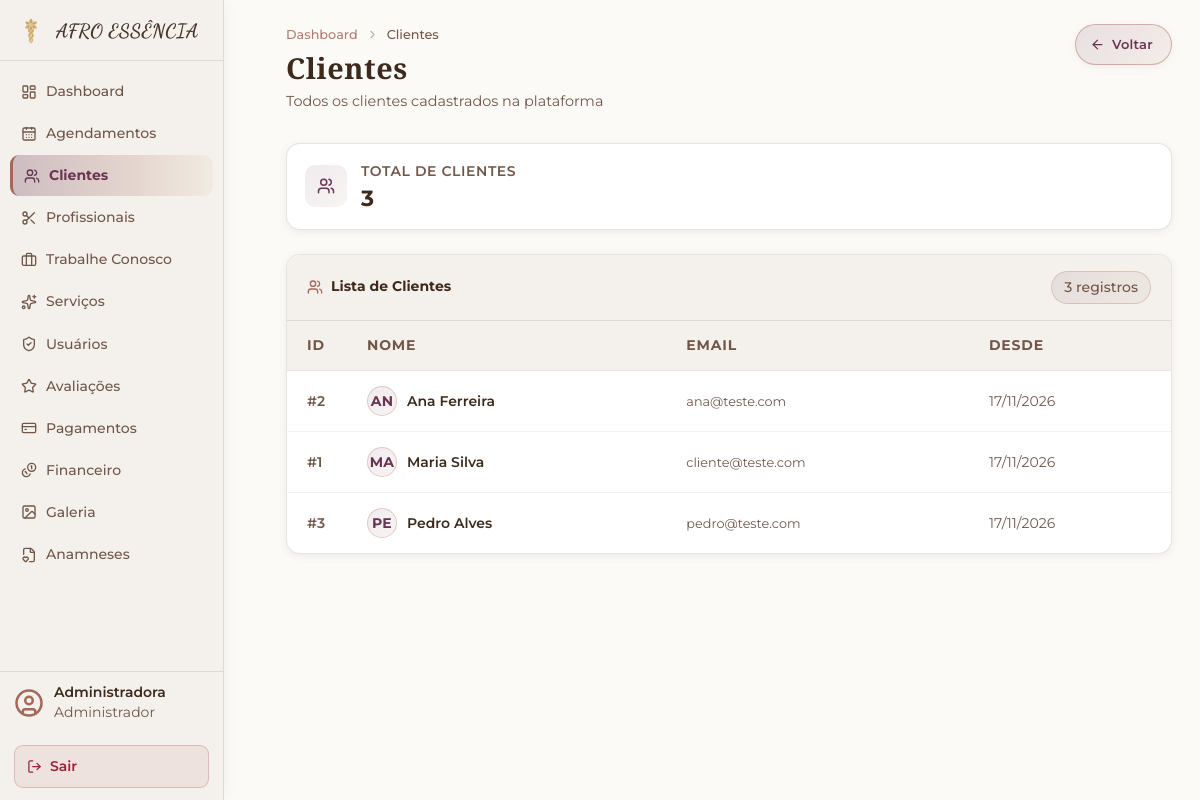
/dashboard/clientes (signed in), run on the app's committed database.
### tables this page shows
CREATE TABLE `clientes` (
  `id`              int(11) NOT NULL AUTO_INCREMENT,
  `usuario_id`      int(11) NOT NULL,
  `data_nascimento` date    DEFAULT NULL,
  `instagram`       varchar(80) DEFAULT NULL,
  `observacoes`     text    DEFAULT NULL,
  `created_at`      timestamp NOT NULL DEFAULT current_timestamp(),
  PRIMARY KEY (`id`),
  KEY `fk_cliente_usuario` (`usuario_id`),
  CONSTRAINT `fk_cliente_usuario` FOREIGN KEY (`usuario_id`) REFERENCES `usuarios` (`id`) ON DELETE CASCADE
);

CREATE TABLE `usuarios` (
  `id`           int(11)      NOT NULL AUTO_INCREMENT,
  `nome`         varchar(120) NOT NULL,
  `email`        varchar(180) NOT NULL,
  `senha`        varchar(255) NOT NULL,
  `tipo_usuario` enum('admin','profissional','cliente') NOT NULL DEFAULT 'cliente',
  `telefone`     varchar(20)  DEFAULT NULL,
  `foto`         varchar(255) DEFAULT NULL,
  `status`       enum('ativo','inativo') NOT NULL DEFAULT 'ativo',
  `created_at`   timestamp    NOT NULL DEFAULT current_timestamp(),
  `updated_at`   timestamp    NOT NULL DEFAULT current_timestamp() ON UPDATE current_timestamp(),
  PRIMARY KEY (`id`),
  UNIQUE KEY `email` (`email`)
);

### app/controllers/BaseController.php (called while the page is built, shortened)
<?php
class BaseController
{
    protected function view(string $path, array $data = []): void
    {
        extract($data);
        $viewFile = __DIR__ . "/../views/" . $path . ".php";
        require $viewFile;
    }
}

### app/controllers/DashboardController.php (called while the page is built, shortened)
<?php
class DashboardController extends BaseController
{
    public function clientes()
    {
        $mensagem = $_SESSION['success'] ?? null;
        $erro     = $_SESSION['erro']    ?? null;
        $clientes = (new ClienteDAO())->findAll();
        $this->view('dashboard/admin/clientes', [
            'clientes' => $clientes,
            'mensagem' => $mensagem,
            'erro'     => $erro,
        ]);
    }
}

### config/database.example.php (called while the page is built, shortened)
<?php
if (!defined('APP_PUBLIC_URL')) {
    $protocol = (!empty($_SERVER['HTTPS']) && $_SERVER['HTTPS'] !== 'off') ? 'https' : 'http';
    $host     = $_SERVER['HTTP_HOST'] ?? 'localhost';
}
class Database {
    private static $conn = null;
    public static function getConnection() {
        if (self::$conn === null) {
            $host   = defined('DB_HOST')   ? DB_HOST   : 'localhost';
            $name   = defined('DB_NAME')   ? DB_NAME   : 'afro_essencia';
            $user   = defined('DB_USER')   ? DB_USER   : 'root';
            $pass   = defined('DB_PASS')   ? DB_PASS   : '';
            $charset = 'utf8mb4';
            try {
                self::$conn = new PDO(
                    "mysql:host={$host};dbname={$name};charset={$charset}",
                    $user,
                    $pass
                );
                self::$conn->setAttribute(PDO::ATTR_ERRMODE, PDO::ERRMODE_EXCEPTION);
                self::$conn->setAttribute(PDO::ATTR_DEFAULT_FETCH_MODE, PDO::FETCH_ASSOC);
                self::$conn->setAttribute(PDO::ATTR_EMULATE_PREPARES, false);
            } catch (PDOException $e) {
                error_log('DB Connection error: ' . $e->getMessage());
                http_response_code(500);
                die("<h2>Erro interno. Tente novamente em instantes.</h2>");
            }
        }
        return self::$conn;
    }
}

### app/dao/BaseDAO.php (called while the page is built, shortened)
<?php
class BaseDAO {
    public function __construct() {
        $this->conn = Database::getConnection();
    }
}

### app/dao/ClienteDAO.php (called while the page is built, shortened)
<?php
class ClienteDAO extends BaseDAO
{
    public function findAll(): array
    {
        return $this->conn->query(
            "SELECT c.id, c.usuario_id, u.nome, u.email, u.status,
                    c.data_nascimento, c.instagram, c.created_at
             FROM clientes c
             JOIN usuarios u ON c.usuario_id = u.id
             ORDER BY u.nome ASC"
        )->fetchAll(PDO::FETCH_ASSOC);
    }
}

### app/views/dashboard/admin/clientes.php (the view, shortened to what this page needs)
<?php
require __DIR__ . '/../partials/_admin-header.php';
$total = count($clientes ?? []);
?>
<div class="subpage-header">
    <div>
        <nav class="subpage-breadcrumb">
            <a href="/afro_essencia/dashboard">Dashboard</a>
            <i data-lucide="chevron-right"></i>
            <span>Clientes</span>
        </nav>
        <h1 class="subpage-title">Clientes</h1>
        <p class="subpage-subtitle">Todos os clientes cadastrados na plataforma</p>
    </div>
    <div class="subpage-actions">
        <a href="/afro_essencia/dashboard" class="btn-outline">
            <i data-lucide="arrow-left"></i>
            Voltar
        </a>
    </div>
</div>
<div class="subpage-summary">
    <div class="summary-card">
        <div class="summary-icon gold"><i data-lucide="users"></i></div>
        <div class="summary-body">
            <span class="summary-label">Total de Clientes</span>
            <span class="summary-value"><?= htmlspecialchars((string)($total ?? 0), ENT_QUOTES) ?></span>
        </div>
    </div>
</div>
<div class="data-panel">
    <div class="data-panel-header">
        <h3 class="data-panel-title">
            <i data-lucide="users"></i>
            Lista de Clientes
        </h3>
        <span class="data-panel-count"><?= htmlspecialchars((string)($total ?? 0), ENT_QUOTES) ?> registro<?= $total !== 1 ? 's' : '' ?></span>
    </div>
    <?php if (empty($clientes)): ?>
        <div class="empty-panel">
            <i data-lucide="user-x"></i>
            <div class="adm-empty-state">
                <div class="adm-empty-icon">👤</div>
                <p class="adm-empty-msg">Nenhum cliente cadastrado ainda.</p>
            </div>
        </div>
    <?php else: ?>
        <div class="table-scroll">
            <table class="adm-table">
                <thead>
                    <tr>
                        <th>ID</th>
                        <th>Nome</th>
                        <th>Email</th>
                        <th>Desde</th>
                    </tr>
                </thead>
                <tbody>
                    <?php foreach ($clientes as $c): ?>
                        <tr>
                            <td class="col-id">#<?= (int)$c['id'] ?></td>
                            <td>
                                <div class="cell-name">
                                    <div class="cell-avatar"><?= mb_substr(htmlspecialchars($c['nome']), 0, 2) ?></div>
                                    <div>
                                        <div class="cell-name-text"><?= htmlspecialchars($c['nome']) ?></div>
                                    </div>
                                </div>
                            </td>
                            <td>
                                <span class="cell-email"><?= htmlspecialchars($c['email']) ?></span>
                            </td>
                            <td>
                                <span style="color:var(--text-muted);font-size: 14px;">
                                    <?= isset($c['created_at']) ? date('d/m/Y', strtotime($c['created_at'])) : '—' ?>
                                </span>
                            </td>
                        </tr>
                    <?php endforeach; ?>
                </tbody>
            </table>
        </div>
    <?php endif; ?>
</div>
<?php require __DIR__ . '/../partials/_admin-footer.php'; ?>

### public/css/dashboard-admin.css (style rules this page uses)
:root { --accent: #A56758; --accent-soft: rgba(165,103,88,.12); --accent-strong: #6A3550; --background: var(--ds-bg); --surface: var(--ds-surface-raise); --surface-alt: var(--ds-surface); --surface-soft: rgba(69,53,44,.04); --surface-border: var(--ds-border-neutral); --text-primary: var(--ds-text); --text-muted: var(--ds-text-muted); --border: var(--ds-border-neutral); --shadow: var(--ds-shadow-md); --radius: var(--ds-radius); --radius-sm: var(--ds-radius-sm); --sidebar-w: 224px; }
*, *::before, *::after { box-sizing: border-box; }
body { margin: 0; font-family: 'Montserrat', 'Inter', sans-serif; background: var(--ds-bg); color: var(--ds-text); min-height: 100vh; -webkit-font-smoothing: antialiased; }
table { width: 100%; border-collapse: collapse; color: var(--ds-text); font-size: .875rem; }
th, td { padding: 13px 16px; border-bottom: 1px solid rgba(69,53,44,.07); text-align: left; }
th { background: var(--ds-surface); font-weight: 700; font-size: .875rem; color: var(--ds-text-muted); text-transform: uppercase; letter-spacing: .06em; white-space: nowrap; }
tbody tr:last-child td { border-bottom: none; }
svg { vertical-align: middle; }
table { border-collapse: collapse; width: 100%; }
thead th { background: var(--ds-surface); font-size: 14px; font-weight: 700; color: var(--ds-text-muted); text-transform: uppercase; letter-spacing: .05em; padding: 12px 14px; text-align: left; border-bottom: 1px solid var(--ds-border-neutral); }
tbody td { padding: 13px 14px; font-size: 14px; color: var(--ds-text); border-bottom: 1px solid var(--ds-border-neutral); }
tbody tr { transition: background .15s; }

### data on the page
clientes: id "2", usuario.nome "AN", usuario.nome "Ana Ferreira", usuario.email "ana@teste.com", created_at "17/11/2026"
clientes: id "1", usuario.nome "MA", usuario.nome "Maria Silva", usuario.email "cliente@teste.com", created_at "17/11/2026"
clientes: id "3", usuario.nome "PE", usuario.nome "Pedro Alves", usuario.email "pedro@teste.com", created_at "17/11/2026"

### other printed values
$_SESSION['user']['nome'] "Administradora"
$total "3"
